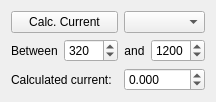
                   <widget class="QWidget" name="tab_3">
                    <attribute name="title">
                     <string>CalcCurrent</string>
                    </attribute>
                    <layout class="QGridLayout" name="gridLayout_6">
                     <item row="0" column="0" colspan="2">
                      <widget class="QPushButton" name="pushButton_CalcCurrent">
                       <property name="text">
                        <string>Calc. Current</string>
                       </property>
                      </widget>
                     </item>
                     <item row="1" column="0">
                      <widget class="QLabel" name="label_2">
                       <property name="text">
                        <string>Between</string>
                       </property>
                      </widget>
                     </item>
                     <item row="1" column="1">
                      <widget class="QSpinBox" name="spinBox_from">
                       <property name="maximum">
                        <number>9999</number>
                       </property>
                       <property name="value">
                        <number>320</number>
                       </property>
                      </widget>
                     </item>
                     <item row="1" column="2">
                      <widget class="QLabel" name="label_3">
                       <property name="text">
                        <string>and</string>
                       </property>
                       <property name="alignment">
                        <set>Qt::AlignCenter</set>
                       </property>
                      </widget>
                     </item>
                     <item row="1" column="3">
                      <widget class="QSpinBox" name="spinBox_to">
                       <property name="maximum">
                        <number>9999</number>
                       </property>
                       <property name="value">
                        <number>1200</number>
                       </property>
                      </widget>
                     </item>
                     <item row="2" column="0" colspan="2">
                      <widget class="QLabel" name="label_4">
                       <property name="text">
                        <string>Calculated current:</string>
                       </property>
                      </widget>
                     </item>
                     <item row="2" column="2" colspan="2">
                      <widget class="QDoubleSpinBox" name="doubleSpinBox_calcjsc">
                       <property name="decimals">
                        <number>3</number>
                       </property>
                       <property name="minimum">
                        <double>-999.000000000000000</double>
                       </property>
                       <property name="maximum">
                        <double>999.000000000000000</double>
                       </property>
                      </widget>
                     </item>
                     <item row="0" column="2" colspan="2">
                      <widget class="QComboBox" name="comboBox_calccurrent"/>
                     </item>
                    </layout>
                   </widget>
